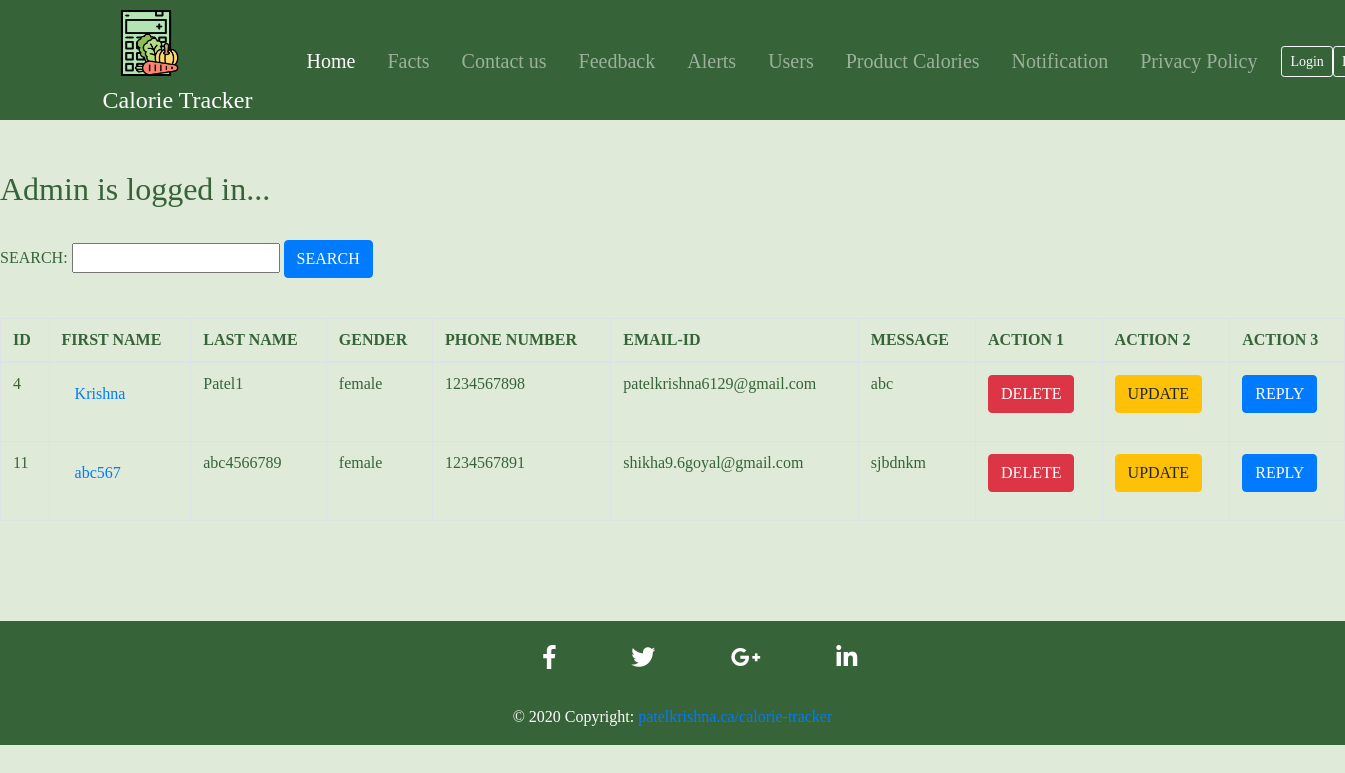
/admin/contact_admin.php, run on the app's committed database.
### tables this page shows
CREATE TABLE `contact` (
  `id` int(11) NOT NULL,
  `fname` varchar(255) NOT NULL,
  `lname` varchar(255) DEFAULT NULL,
  `gender` varchar(255) DEFAULT NULL,
  `phone` int(11) DEFAULT NULL,
  `email` varchar(255) NOT NULL,
  `message` varchar(255) NOT NULL,
  `reply` varchar(255) NOT NULL
);

### classes/Contact.php (called while the page is built, shortened)
<?php
class Contact
{
    private $dbconn;
    public function __construct($dbconn)
    {
        $this->dbconn = $dbconn;
    }
    public function listcontact()
    {
        $sql = "select * from contact";
        $pdostm = $this->dbconn->prepare($sql);
        $pdostm->execute();
        $contact = $pdostm->fetchAll(PDO::FETCH_OBJ);
        return $contact;
    }
}
?>

### admin/contact_admin.php (the view, shortened to what this page needs)
<?php
    require '../includes/admin_header.php';
    require '../includes/Database.php';
    require '../classes/Contact.php';
    $dbconn = Database::getDatabase();
    $c = new Contact($dbconn);
    $replied = "REPLY";
    $contact = $c->listcontact();
?>
<main>
    <h2>Admin is logged in...</h2>
    <br/>
    <form action="contact_admin_search.php" method="post">
        <label for="namesearch">SEARCH:</label>
        <input type="text" id="namesearch" name="namesearch" value="<?php
        if(isset($namesearch)){
            echo $namesearch;
        }
        ?>"/>
        <button type="submit" class="btn btn-primary" name="searchbtn">SEARCH</button>
    </form><br/>
    <table class="table table-bordered">
        <thead>
            <tr>
                <th scope="col">ID</th>
                <th scope="col">FIRST NAME</th>
                <th scope="col">LAST NAME</th>
                <th scope="col">GENDER</th>
                <th scope="col">PHONE NUMBER</th>
                <th scope="col">EMAIL-ID</th>
                <th scope="col">MESSAGE</th>
                <th scope="col">ACTION 1</th>
                <th scope="col">ACTION 2</th>
                <th scope="col">ACTION 3</th>
            </tr>
        </thead>
        <tbody>
            <?php
            foreach($contact as $c){
                ?>
                <tr>
                    <td><?= $c->id;?></td>
                    <td>
                        <form action="contact_admin_search.php" method="post">
                            <button type="submit" class="btn btn-link" name="searchbtn"><?= $c->fname;?></button>
                        </form>
                    </td>
                    <td><?= $c->lname;?></td>
                    <td><?= $c->gender;?></td>
                    <td><?= $c->phone;?></td>
                    <td><?= $c->email;?></td>
                    <td><?= $c->message;?></td>
                    <td>
                        <form action="" method="post">
                            <button type="submit" class="btn btn-danger" name="delete">DELETE</button>
                        </form>
                    </td>
                    <td>
                        <form action="contact_admin_update.php" method="post">
                            <button type="submit" class="btn btn-warning" name="update">UPDATE</button>
                        </form>
                    </td>
                    <td>
                        <form action="contact_admin_reply.php" method="post">
                            <button type="submit" class="btn btn-primary" name="reply"><?php echo $replied;?></button>
                        </form>
                    </td>
                </tr>
            <?php  }?>
        </tbody>
    </table>
</main>
<?php require '../includes/footer.php'; ?>

### style/main.css (style rules this page uses)
body { font-family:calibri; background: #dfebd8; color: #366337; }
main { margin: auto; }

### data on the page
contact: id "4", fname "Krishna", lname "Patel1", gender "female", phone "1234567898", email "patelkrishna6129@gmail.com", message "abc"
contact: id "11", fname "abc567", lname "abc4566789", gender "female", phone "1234567891", email "shikha9.6goyal@gmail.com", message "sjbdnkm"
